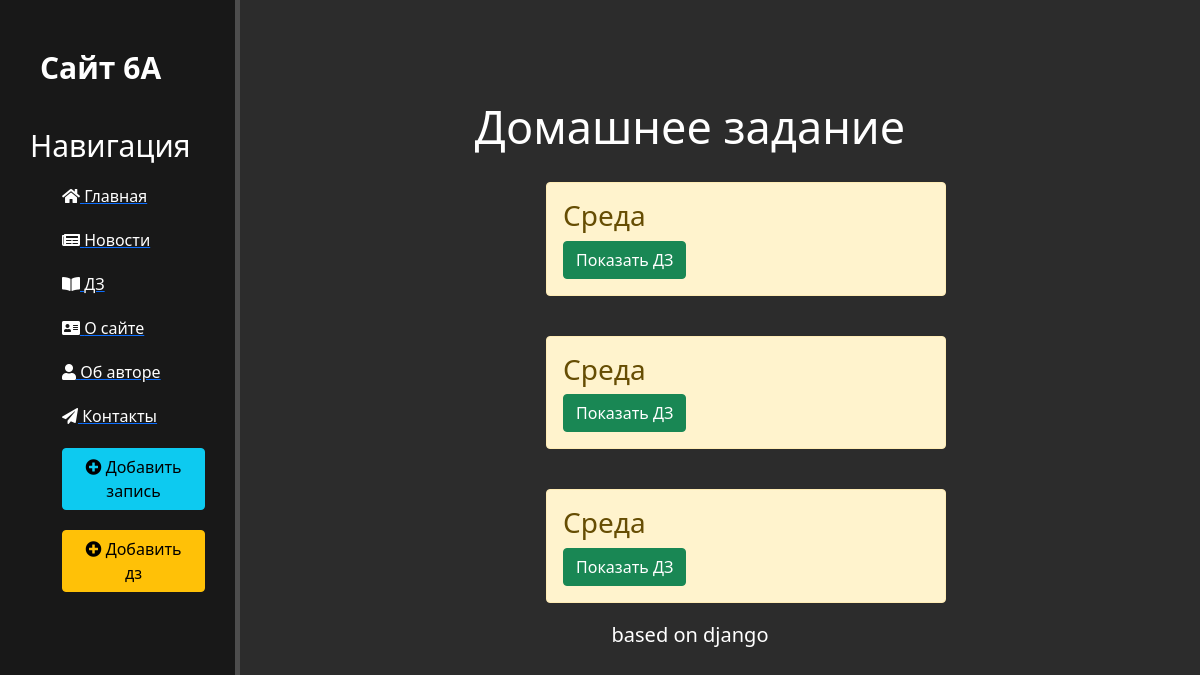
The app's page /homework/, older data.
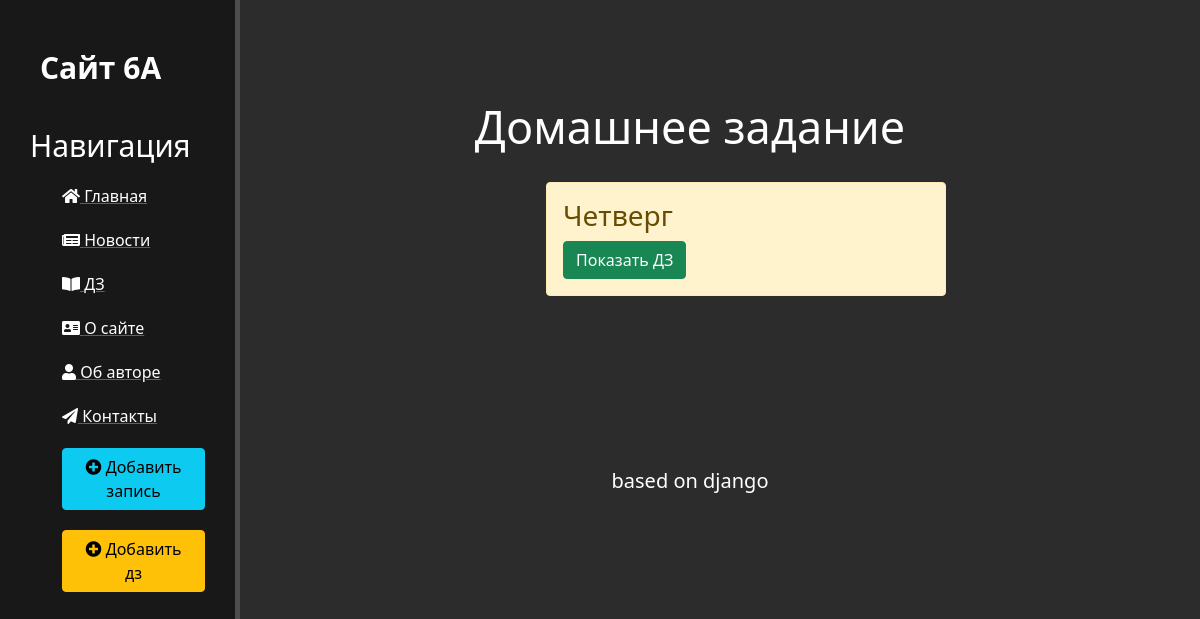
The same page, newer data.
### work/models.py (models this page shows, shortened)
class Work(models.Model):
    day = models.CharField('День недели', max_length=50, default=day, null=True, blank=True)
    rus = models.CharField('Русский', max_length=50, null=True, blank=True)
    match = models.CharField('Математика', max_length=50, null=True, blank=True)
    lit = models.CharField('Лит-ра', max_length=50, null=True, blank=True)
    bio = models.CharField('Биология', max_length=50, null=True, blank=True)
    eng = models.CharField('Английский', max_length=50, null=True, blank=True)
    IZO = models.CharField('Изо', max_length=50, null=True, blank=True)
    inf = models.CharField('Информатика', max_length=50, null=True, blank=True)
    geo = models.CharField('География', max_length=50, null=True, blank=True)
    his = models.CharField('История', max_length=50, null=True, blank=True)
    science = models.CharField('Общество', max_length=50, null=True, blank=True)
    teh = models.CharField('Технология', max_length=50, null=True, blank=True)
    deutsch = models.CharField('Немецкий', max_length=50, null=True, blank=True)
    date = models.CharField('Дата', max_length=50, null=True, blank=True, default=time)
    class Meta:
        verbose_name = 'Домашнее задание'
        verbose_name_plural = 'Домашнии задания'

### work/views.py (the view)
# urls.py: path("", views.work_home, name="work_home"),
def work_home(request):
    work = Work.objects.all()
    return render(request, 'work/home.html', {'work': work})

### work/templates/work/home.html (shortened to what this page needs)
{% extends "main/layout.html" %}
{% block content %}
    <div class="features">
        <h1>Домашнее задание</h1>
        {% if work %}
            {% for el in work %}
                <div class="alert alert-warning">
                    <h3>{{ el.day }}</h3>
                    <a href="{% url 'Detail' el.id%}" class="btn btn-success">Показать ДЗ</a>
                </div>
            {% endfor %}
        {% else %}
            <p>Нет дз</p>
        {% endif %}
        {%  include "main/connect.html" %}
    </div>
{% endblock %}

### main/templates/main/layout.html (shortened to what this page needs)
{%  load static %}
<!doctype html>
<html lang="ru">
<head>
    <link rel="stylesheet" href="https://cdn.jsdelivr.net/npm/bootstrap@5.1.3/dist/css/bootstrap.min.css">
    <link rel="stylesheet" href="{%  static "main/css/main.css" %}">
    <link rel="stylesheet" href="https://use.fontawesome.com/releases/v5.8.2/css/all.css">
</head>
<body>
    <aside>
        <span class ="logo">Сайт 6А</span>
        <h3>Навигация</h3>
        <ul>
            <a href="{% url "home" %}"><li><i class="fas fa-home"></i> Главная</li></a>
            <a href="{% url "news_home" %}"><li><i class="fas fa-newspaper"></i> Новости</li></a>
            <a href="{% url "work_home" %}"><li><i class="fas fa-book-open"></i> ДЗ</li></a>
            <a href="{% url "about" %}"><li><i class="fas fa-address-card"></i> О сайте</li></a>
            <a href="{% url "author" %}"><li><i class="fas fa-user"></i> Об авторе</li></a>
            <a href="{% url 'contacts' %}"><li><i class="fas fa-paper-plane"></i> Контакты</li></a>
            <a href="{% url 'create' %}"><li><button class="btn btn-info"><i class="fas fa-plus-circle"></i> Добавить запись</button></li></a>
            <a href="{% url 'work-create' %}"><li><button class="btn btn-warning"><i class="fas fa-plus-circle"></i> Добавить дз</button></li></a>
        </ul>
    </aside>
    <main>
        {% block content %}
        {% endblock %}
    </main>
</body>
</html>

### main/templates/main/connect.html
<div class="connect">
    <h2>based on django</h2>
</div>

### main/static/main/css/main.css (style rules this page uses)
body { background: #2c2c2c; }
aside { float: left; background: #181818; width: 20%; padding: 2.5%; height: 100vh; color: #fff; border-right: 5px solid #4d4d4d; }
aside .logo { font-size: 30px; margin-left: 10px; font-weight: bold; position: relative; top: 15px; }
aside h3 { margin-top: 30%; font-size: 30px; }
aside ul { list-style: none; }
aside ul li { color: white; display: block; margin-top: 20px; transition: transform .6s ease; }
main .features { float: left; color: white; margin-top: 100px; text-align: center; width: 75%; }
main .features h1 { font-size: 45px }
main .connect h2 { color: white; font-size: 20px; margin-top:35%; }
.alert-warning { float: left; clear: both; width: 400px; margin: 20px 34%; text-align: left; }

Row changes from the older to the newer data that the page shows:
removed Work: day "Среда"
removed Work: day "Среда"
removed Work: day "Среда"
added Work: day "Четверг"
